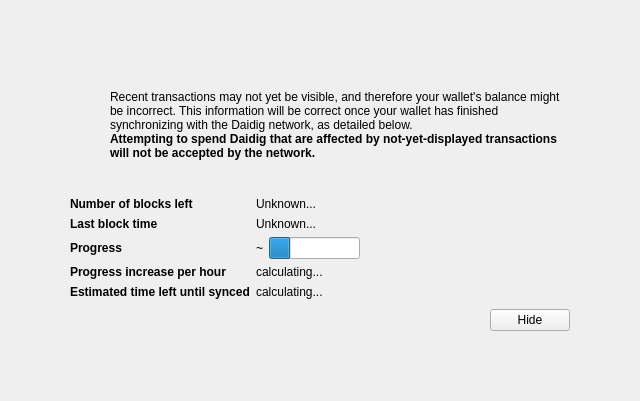
<?xml version="1.0" encoding="UTF-8"?>
<ui version="4.0">
 <class>ModalOverlay</class>
 <widget class="ModalOverlay" name="ModalOverlay">
  <property name="geometry">
   <rect>
    <x>0</x>
    <y>0</y>
    <width>640</width>
    <height>401</height>
   </rect>
  </property>
  <property name="windowTitle">
   <string>Form</string>
  </property>
  <layout class="QVBoxLayout" name="verticalLayout" stretch="0">
   <property name="sizeConstraint">
    <enum>QLayout::SetDefaultConstraint</enum>
   </property>
   <property name="leftMargin">
    <number>0</number>
   </property>
   <property name="topMargin">
    <number>0</number>
   </property>
   <property name="rightMargin">
    <number>0</number>
   </property>
   <property name="bottomMargin">
    <number>0</number>
   </property>
   <item>
    <widget class="QWidget" name="bgWidget" native="true">
     <property name="styleSheet">
      <string notr="true"/>
     </property>
     <layout class="QVBoxLayout" name="verticalLayoutMain" stretch="0">
      <property name="leftMargin">
       <number>60</number>
      </property>
      <property name="topMargin">
       <number>60</number>
      </property>
      <property name="rightMargin">
       <number>60</number>
      </property>
      <property name="bottomMargin">
       <number>60</number>
      </property>
      <item>
       <widget class="QWidget" name="contentWidget" native="true">
        <property name="styleSheet">
         <string notr="true"/>
        </property>
        <layout class="QVBoxLayout" name="verticalLayoutSub" stretch="1,0,0,0,0">
         <property name="spacing">
          <number>0</number>
         </property>
         <property name="leftMargin">
          <number>10</number>
         </property>
         <property name="topMargin">
          <number>10</number>
         </property>
         <property name="rightMargin">
          <number>10</number>
         </property>
         <property name="bottomMargin">
          <number>10</number>
         </property>
         <item>
          <layout class="QHBoxLayout" name="horizontalLayoutIconText" stretch="0,1">
           <property name="topMargin">
            <number>20</number>
           </property>
           <item>
            <layout class="QVBoxLayout" name="verticalLayoutIcon">
             <property name="leftMargin">
              <number>0</number>
             </property>
             <item>
              <widget class="QPushButton" name="warningIcon">
               <property name="enabled">
                <bool>false</bool>
               </property>
               <property name="text">
                <string/>
               </property>
               <property name="icon">
                <iconset>
                 <normaloff>:/icons/warning</normaloff>
                 <disabledoff>:/icons/warning</disabledoff>:/icons/warning</iconset>
               </property>
               <property name="iconSize">
                <size>
                 <width>48</width>
                 <height>48</height>
                </size>
               </property>
               <property name="flat">
                <bool>true</bool>
               </property>
              </widget>
             </item>
             <item>
              <spacer name="verticalSpacerWarningIcon">
               <property name="orientation">
                <enum>Qt::Vertical</enum>
               </property>
               <property name="sizeHint" stdset="0">
                <size>
                 <width>20</width>
                 <height>40</height>
                </size>
               </property>
              </spacer>
             </item>
            </layout>
           </item>
           <item>
            <layout class="QVBoxLayout" name="verticalLayoutInfoText">
             <property name="leftMargin">
              <number>0</number>
             </property>
             <property name="topMargin">
              <number>0</number>
             </property>
             <item>
              <widget class="QLabel" name="infoText">
               <property name="text">
                <string>Recent transactions may not yet be visible, and therefore your wallet's balance might be incorrect. This information will be correct once your wallet has finished synchronizing with the Daidig network, as detailed below.</string>
               </property>
               <property name="textFormat">
                <enum>Qt::RichText</enum>
               </property>
               <property name="wordWrap">
                <bool>true</bool>
               </property>
              </widget>
             </item>
             <item>
              <widget class="QLabel" name="infoTextStrong">
               <property name="font">
                <font>
                 <weight>75</weight>
                 <bold>true</bold>
                </font>
               </property>
               <property name="text">
                <string>Attempting to spend Daidig that are affected by not-yet-displayed transactions will not be accepted by the network.</string>
               </property>
               <property name="textFormat">
                <enum>Qt::RichText</enum>
               </property>
               <property name="wordWrap">
                <bool>true</bool>
               </property>
              </widget>
             </item>
             <item>
              <spacer name="verticalSpacerInTextSpace">
               <property name="orientation">
                <enum>Qt::Vertical</enum>
               </property>
               <property name="sizeHint" stdset="0">
                <size>
                 <width>20</width>
                 <height>40</height>
                </size>
               </property>
              </spacer>
             </item>
            </layout>
           </item>
          </layout>
         </item>
         <item>
          <spacer name="verticalSpacerAfterText">
           <property name="orientation">
            <enum>Qt::Vertical</enum>
           </property>
           <property name="sizeHint" stdset="0">
            <size>
             <width>20</width>
             <height>40</height>
            </size>
           </property>
          </spacer>
         </item>
         <item>
          <layout class="QFormLayout" name="formLayout">
           <property name="fieldGrowthPolicy">
            <enum>QFormLayout::FieldsStayAtSizeHint</enum>
           </property>
           <property name="horizontalSpacing">
            <number>6</number>
           </property>
           <property name="verticalSpacing">
            <number>6</number>
           </property>
           <property name="topMargin">
            <number>10</number>
           </property>
           <item row="0" column="0">
            <widget class="QLabel" name="labelNumberOfBlocksLeft">
             <property name="font">
              <font>
               <weight>75</weight>
               <bold>true</bold>
              </font>
             </property>
             <property name="text">
              <string>Number of blocks left</string>
             </property>
            </widget>
           </item>
           <item row="0" column="1">
            <widget class="QLabel" name="numberOfBlocksLeft">
             <property name="text">
              <string>Unknown...</string>
             </property>
            </widget>
           </item>
           <item row="1" column="0">
            <widget class="QLabel" name="labelLastBlockTime">
             <property name="font">
              <font>
               <weight>75</weight>
               <bold>true</bold>
              </font>
             </property>
             <property name="text">
              <string>Last block time</string>
             </property>
            </widget>
           </item>
           <item row="1" column="1">
            <widget class="QLabel" name="newestBlockDate">
             <property name="sizePolicy">
              <sizepolicy hsizetype="Maximum" vsizetype="Preferred">
               <horstretch>0</horstretch>
               <verstretch>0</verstretch>
              </sizepolicy>
             </property>
             <property name="text">
              <string>Unknown...</string>
             </property>
            </widget>
           </item>
           <item row="2" column="0">
            <widget class="QLabel" name="labelSyncDone">
             <property name="font">
              <font>
               <weight>75</weight>
               <bold>true</bold>
              </font>
             </property>
             <property name="text">
              <string>Progress</string>
             </property>
            </widget>
           </item>
           <item row="2" column="1">
            <layout class="QHBoxLayout" name="horizontalLayoutSync" stretch="0,1">
             <item>
              <widget class="QLabel" name="percentageProgress">
               <property name="text">
                <string notr="true">~</string>
               </property>
              </widget>
             </item>
             <item>
              <widget class="QProgressBar" name="progressBar">
               <property name="value">
                <number>24</number>
               </property>
               <property name="format">
                <string/>
               </property>
              </widget>
             </item>
            </layout>
           </item>
           <item row="4" column="0">
            <widget class="QLabel" name="labelProgressIncrease">
             <property name="font">
              <font>
               <weight>75</weight>
               <bold>true</bold>
              </font>
             </property>
             <property name="text">
              <string>Progress increase per hour</string>
             </property>
            </widget>
           </item>
           <item row="4" column="1">
            <widget class="QLabel" name="progressIncreasePerH">
             <property name="text">
              <string>calculating...</string>
             </property>
            </widget>
           </item>
           <item row="5" column="0">
            <widget class="QLabel" name="labelEstimatedTimeLeft">
             <property name="font">
              <font>
               <weight>75</weight>
               <bold>true</bold>
              </font>
             </property>
             <property name="text">
              <string>Estimated time left until synced</string>
             </property>
            </widget>
           </item>
           <item row="5" column="1">
            <widget class="QLabel" name="expectedTimeLeft">
             <property name="text">
              <string>calculating...</string>
             </property>
            </widget>
           </item>
          </layout>
         </item>
         <item>
          <layout class="QHBoxLayout" name="horizontalLayoutButtons">
           <property name="leftMargin">
            <number>10</number>
           </property>
           <property name="topMargin">
            <number>10</number>
           </property>
           <item>
            <spacer name="horizontalSpacer">
             <property name="orientation">
              <enum>Qt::Horizontal</enum>
             </property>
             <property name="sizeHint" stdset="0">
              <size>
               <width>40</width>
               <height>20</height>
              </size>
             </property>
            </spacer>
           </item>
           <item>
            <widget class="QPushButton" name="closeButton">
             <property name="text">
              <string>Hide</string>
             </property>
            </widget>
           </item>
          </layout>
         </item>
         <item>
          <layout class="QVBoxLayout" name="verticalLayout_2">
           <item>
            <spacer name="verticalSpacer">
             <property name="orientation">
              <enum>Qt::Vertical</enum>
             </property>
             <property name="sizeHint" stdset="0">
              <size>
               <width>20</width>
               <height>40</height>
              </size>
             </property>
            </spacer>
           </item>
          </layout>
         </item>
        </layout>
       </widget>
      </item>
     </layout>
    </widget>
   </item>
  </layout>
 </widget>
 <customwidgets>
  <customwidget>
   <class>ModalOverlay</class>
   <extends>QWidget</extends>
   <header>modaloverlay.h</header>
   <container>1</container>
  </customwidget>
 </customwidgets>
 <resources/>
 <connections/>
</ui>
